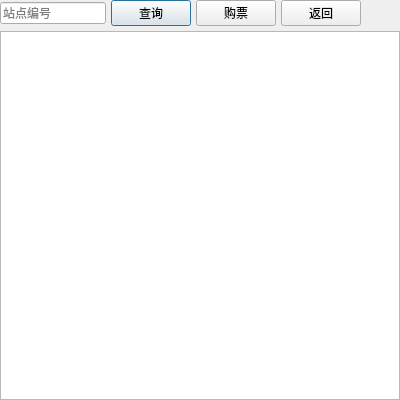
<?xml version="1.0" encoding="UTF-8"?>
<ui version="4.0">
 <class>Map</class>
 <widget class="QDialog" name="Map">
  <property name="geometry">
   <rect>
    <x>0</x>
    <y>0</y>
    <width>400</width>
    <height>400</height>
   </rect>
  </property>
  <property name="windowTitle">
   <string>Dialog</string>
  </property>
  <layout class="QVBoxLayout" name="verticalLayout">
   <property name="spacing">
    <number>5</number>
   </property>
   <property name="leftMargin">
    <number>0</number>
   </property>
   <property name="topMargin">
    <number>0</number>
   </property>
   <property name="rightMargin">
    <number>0</number>
   </property>
   <property name="bottomMargin">
    <number>0</number>
   </property>
   <item>
    <layout class="QHBoxLayout" name="horizontalLayout">
     <property name="spacing">
      <number>5</number>
     </property>
     <item>
      <widget class="QLineEdit" name="lineEdit">
       <property name="inputMask">
        <string>99</string>
       </property>
       <property name="maxLength">
        <number>2</number>
       </property>
       <property name="placeholderText">
        <string>站点编号</string>
       </property>
      </widget>
     </item>
     <item>
      <widget class="QPushButton" name="btn_query">
       <property name="text">
        <string>查询</string>
       </property>
      </widget>
     </item>
     <item>
      <widget class="QPushButton" name="btn_buy">
       <property name="text">
        <string>购票</string>
       </property>
      </widget>
     </item>
     <item>
      <widget class="QPushButton" name="btn_return">
       <property name="text">
        <string>返回</string>
       </property>
      </widget>
     </item>
     <item>
      <spacer name="horizontalSpacer_2">
       <property name="orientation">
        <enum>Qt::Horizontal</enum>
       </property>
       <property name="sizeHint" stdset="0">
        <size>
         <width>40</width>
         <height>20</height>
        </size>
       </property>
      </spacer>
     </item>
    </layout>
   </item>
   <item>
    <widget class="QTextBrowser" name="textBrowser"/>
   </item>
  </layout>
 </widget>
 <resources/>
 <connections/>
</ui>
